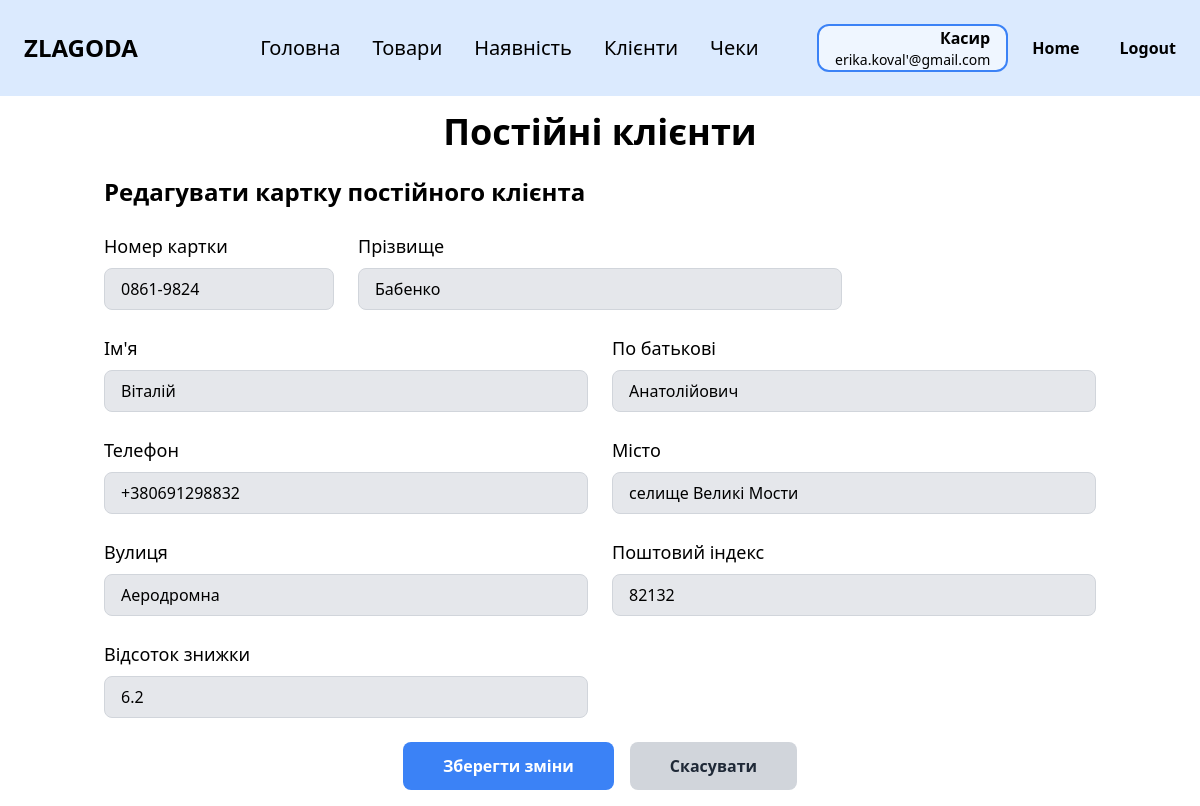
The page /clients/edit/0861-9824 (signed in) on the database as committed earlier.
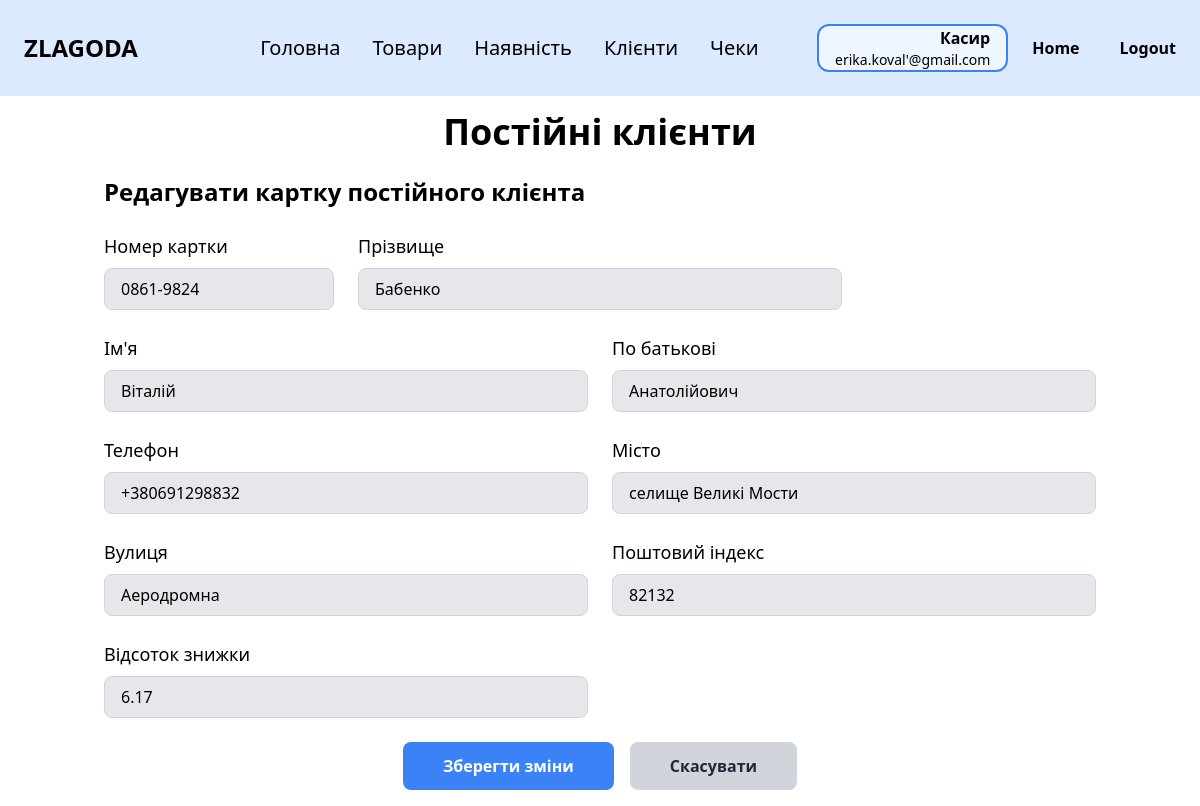
The same page on the database as committed later.
### zlg_website/models.py (models this page shows)
class CustomerCard(db.Model):
    __tablename__ = 'customer_card'
    card_number = db.Column(db.String(20), primary_key=True)
    last_name = db.Column(db.String(100))
    first_name = db.Column(db.String(100))
    middle_name = db.Column(db.String(100))
    phone = db.Column(db.String(20))
    city = db.Column(db.String(100), nullable=True)
    street = db.Column(db.String(100), nullable=True)
    postal_code = db.Column(db.String(10), nullable=True)
    discount_percent = db.Column(db.Float)

### zlg_website/views/clients.py (the view, shortened to what this page needs)
@views.route('/clients/edit/<string:client_id>', methods=['GET', 'POST'])
@login_required
def edit_client(client_id):
    client = CustomerCard.query.get_or_404(client_id)
    return render_template("form_clients.html", mode="edit", user=current_user, client=client)

### zlg_website/__init__.py (called while the page is built)
def create_app():
    app = Flask(__name__)
    app.config['SECRET_KEY'] = 'zlagoda'
    app.config['SQLALCHEMY_DATABASE_URI'] = f'sqlite:///{os.path.join(app.instance_path, DB_NAME)}'
    db.init_app(app)
    from .views import views
    from .auth import auth
    app.register_blueprint(views, url_prefix='/')
    app.register_blueprint(auth, url_prefix='/')
    from .models import Employee
    with app.app_context():
        if database_is_empty():
            create_database(app)
    login_manager = LoginManager()
    login_manager.login_view = 'auth.login'
    login_manager.init_app(app)
    @login_manager.user_loader
    def load_user(id):
        return Employee.query.get(int(id))
    return app

### zlg_website/templates/form_clients.html (shortened to what the changed rows need)
{% extends "base.html" %}
{% block content %}
<div class="py-4">
    <h1 class="text-4xl font-bold mb-6 text-center">Постійні клієнти</h1>
    <div class="max-w-5xl mx-auto">
        <h2 class="text-2xl font-bold mb-6">
            {{ mode == 'edit' and 'Редагувати картку постійного клієнта' or 'Додати нову картку постійного клієнта' }}
        </h2>
        <form action="{{ mode == 'edit' and url_for('views.edit_client', client_id=client.card_number) or url_for('views.add_client') }}" method="POST" class="space-y-6">
            <div class="grid grid-cols-1 md:grid-cols-4 gap-6">
                <div>
                    <label for="card_number" class="block mb-2 text-lg">Номер картки</label>
                    <input type="text" id="card_number" name="card_number"
                        class="w-full px-4 py-2 bg-gray-200 border border-gray-300 rounded-lg focus:outline-none"
                        value="{{ mode == 'edit' and client.card_number or card_number }}" readonly>
                </div>
                <div class="md:col-span-2">
                    <label for="last_name" class="block mb-2 text-lg">Прізвище</label>
                    <input type="text" id="last_name" name="last_name" required
                        class="w-full px-4 py-2 bg-gray-200 border border-gray-300 rounded-lg focus:outline-none focus:ring-2 focus:ring-blue-500"
                        value="{{ mode == 'edit' and client.last_name or '' }}">
                </div>
            </div>
            <div class="grid grid-cols-1 md:grid-cols-2 gap-6">
                <div>
                    <label for="first_name" class="block mb-2 text-lg">Ім'я</label>
                    <input type="text" id="first_name" name="first_name" required
                        class="w-full px-4 py-2 bg-gray-200 border border-gray-300 rounded-lg focus:outline-none focus:ring-2 focus:ring-blue-500"
                        value="{{ mode == 'edit' and client.first_name or '' }}">
                </div>
                <div>
                    <label for="middle_name" class="block mb-2 text-lg">По батькові</label>
                    <input type="text" id="middle_name" name="middle_name"
                        class="w-full px-4 py-2 bg-gray-200 border border-gray-300 rounded-lg focus:outline-none focus:ring-2 focus:ring-blue-500"
                        value="{{ mode == 'edit' and client.middle_name or '' }}">
                </div>
            </div>
            <div class="grid grid-cols-1 md:grid-cols-2 gap-6">
                <div>
                    <label for="phone" class="block mb-2 text-lg">Телефон</label>
                    <input type="tel" id="phone" name="phone" required
                        class="w-full px-4 py-2 bg-gray-200 border border-gray-300 rounded-lg focus:outline-none focus:ring-2 focus:ring-blue-500"
                        value="{{ mode == 'edit' and client.phone or '' }}">
                </div>
                <div>
                    <label for="city" class="block mb-2 text-lg">Місто</label>
                    <input type="text" id="city" name="city"
                        class="w-full px-4 py-2 bg-gray-200 border border-gray-300 rounded-lg focus:outline-none focus:ring-2 focus:ring-blue-500"
                        value="{{ mode == 'edit' and client.city or '' }}">
                </div>
            </div>
            <div class="grid grid-cols-1 md:grid-cols-2 gap-6">
                <div>
                    <label for="street" class="block mb-2 text-lg">Вулиця</label>
                    <input type="text" id="street" name="street"
                        class="w-full px-4 py-2 bg-gray-200 border border-gray-300 rounded-lg focus:outline-none focus:ring-2 focus:ring-blue-500"
                        value="{{ mode == 'edit' and client.street or '' }}">
                </div>
                <div>
                    <label for="postal_code" class="block mb-2 text-lg">Поштовий індекс</label>
                    <input type="text" id="postal_code" name="postal_code"
                        class="w-full px-4 py-2 bg-gray-200 border border-gray-300 rounded-lg focus:outline-none focus:ring-2 focus:ring-blue-500"
                        value="{{ mode == 'edit' and client.postal_code or '' }}">
                </div>
            </div>
            <div class="grid grid-cols-1 md:grid-cols-2 gap-6">
                <div>
                    <label for="discount_percent" class="block mb-2 text-lg">Відсоток знижки</label>
                    <input type="number" id="discount_percent" name="discount_percent" min="0" step="0.01" required
                        class="w-full px-4 py-2 bg-gray-200 border border-gray-300 rounded-lg focus:outline-none focus:ring-2 focus:ring-blue-500"
                        value="{{ mode == 'edit' and client.discount_percent or '' }}">
                </div>
            </div>
        </form>
    </div>
</div>
{% endblock %}

Rows that differ between the two databases and show on the page:
changed CustomerCard "Бабенко": discount_percent "6.2" → "6.17"
